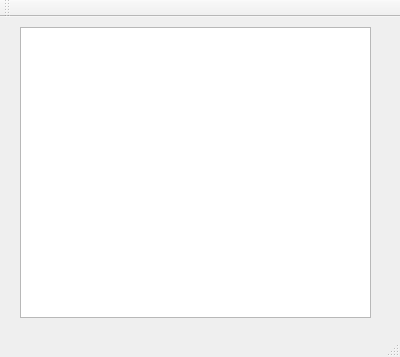
<?xml version="1.0" encoding="UTF-8"?>
<ui version="4.0">
 <class>MainWindow</class>
 <widget class="QMainWindow" name="MainWindow">
  <property name="geometry">
   <rect>
    <x>0</x>
    <y>0</y>
    <width>400</width>
    <height>357</height>
   </rect>
  </property>
  <property name="windowTitle">
   <string>MainWindow</string>
  </property>
  <widget class="QWidget" name="centralWidget">
   <widget class="QTextEdit" name="textEdit">
    <property name="geometry">
     <rect>
      <x>20</x>
      <y>10</y>
      <width>351</width>
      <height>291</height>
     </rect>
    </property>
   </widget>
  </widget>
  <widget class="QMenuBar" name="menuBar">
   <property name="geometry">
    <rect>
     <x>0</x>
     <y>0</y>
     <width>400</width>
     <height>19</height>
    </rect>
   </property>
  </widget>
  <widget class="QToolBar" name="mainToolBar">
   <attribute name="toolBarArea">
    <enum>TopToolBarArea</enum>
   </attribute>
   <attribute name="toolBarBreak">
    <bool>false</bool>
   </attribute>
  </widget>
  <widget class="QStatusBar" name="statusBar"/>
 </widget>
 <layoutdefault spacing="6" margin="11"/>
 <resources/>
 <connections/>
</ui>
